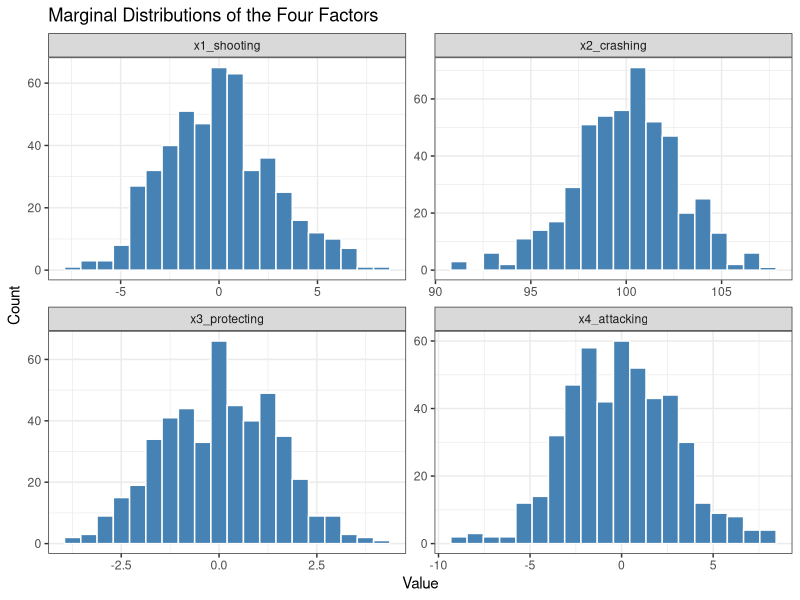
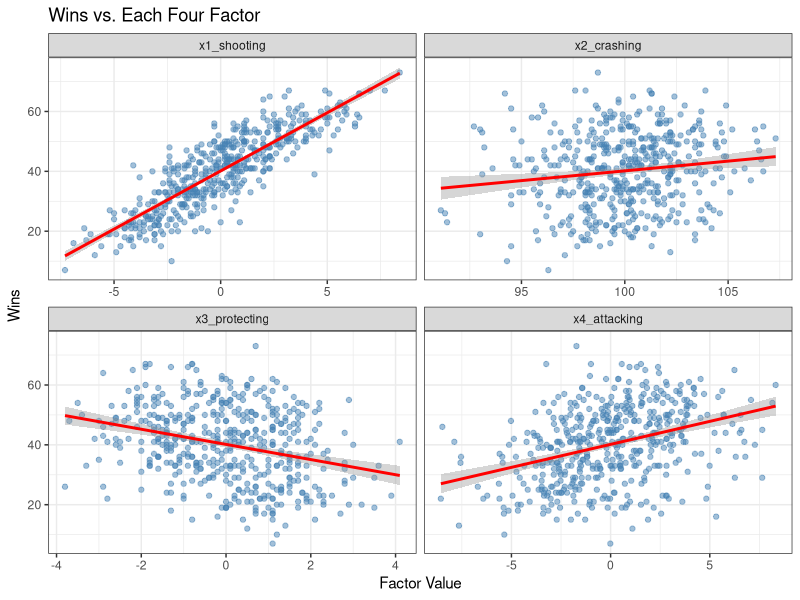
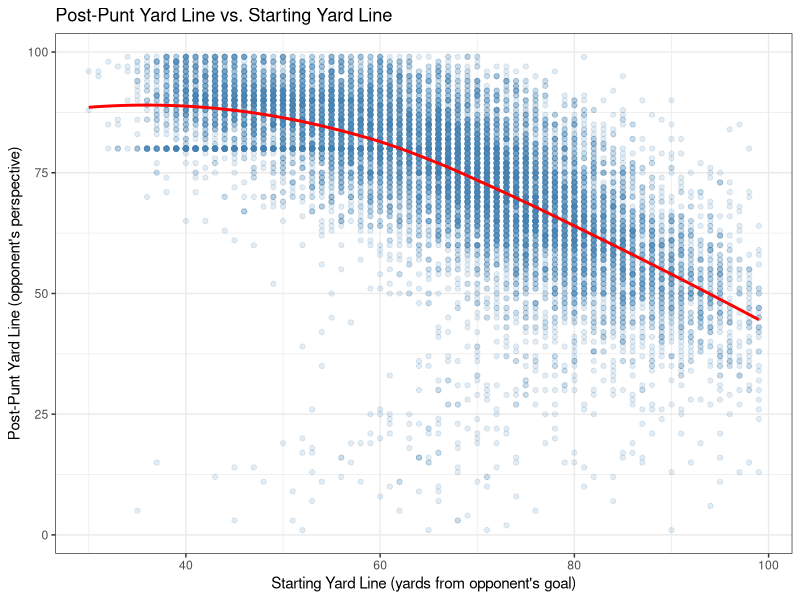
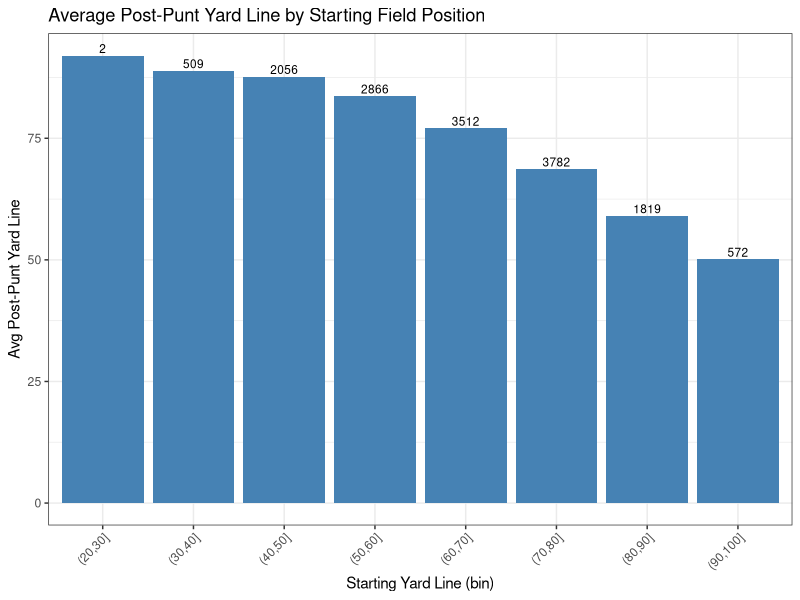
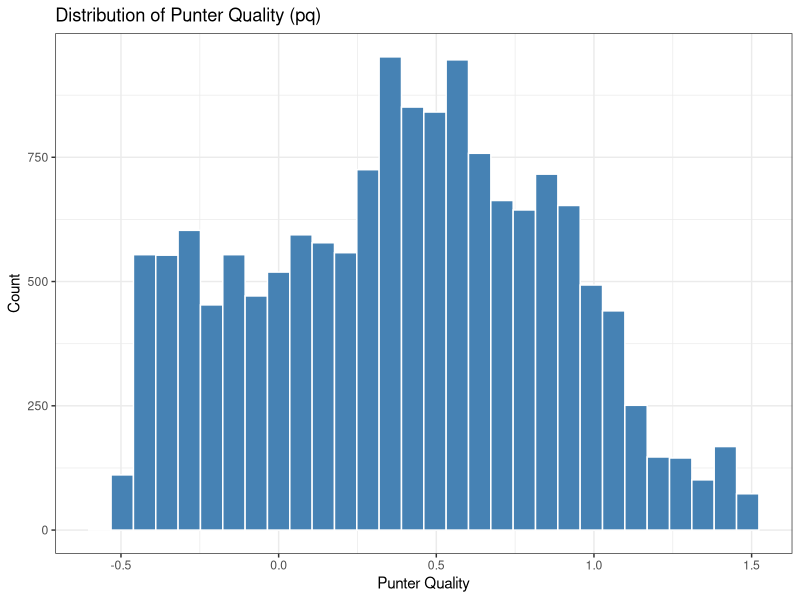
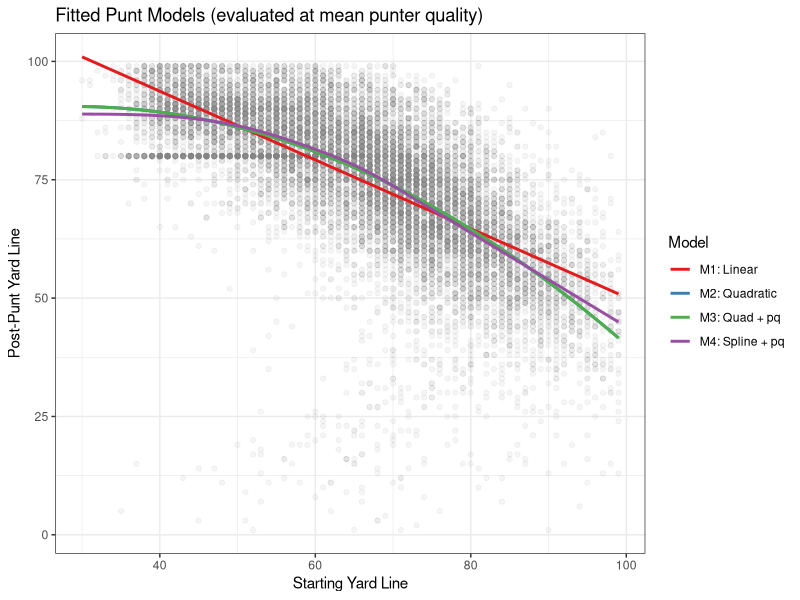
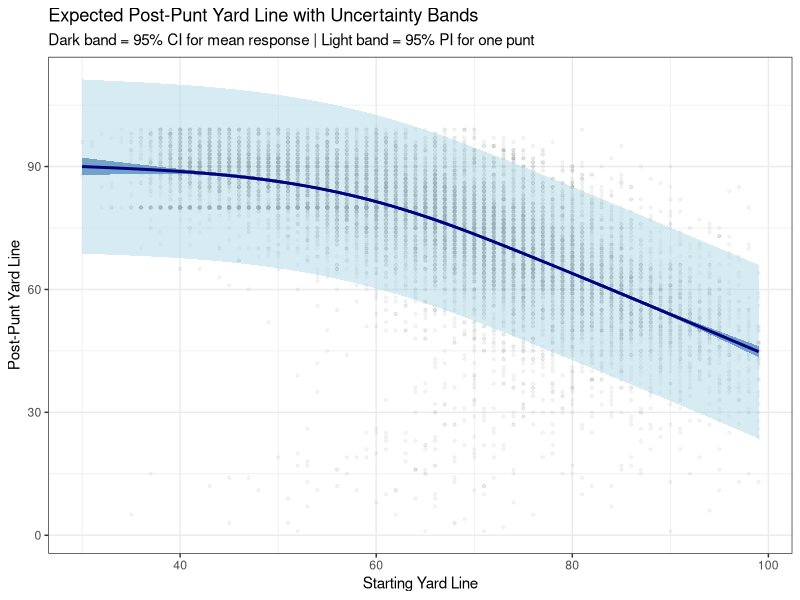
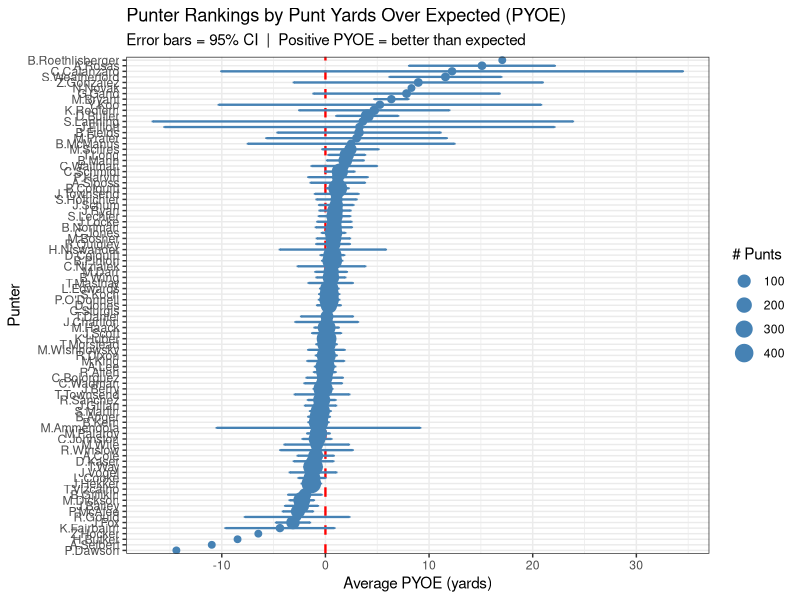

Write the R code that produced these figures, in order.
library(ggplot2)
library(tidyverse)
library(splines)
set.seed(3)

nba_four_factors <- read_csv("02_nba-four-factors.csv")
punts            <- read_csv("02_punts.csv")

# Fix: rename the column, then flip its sign with mutate()
nba <- nba_four_factors %>%
  rename(
    wins          = W,
    x1_shooting   = `Shooting Factor`,
    x2_crashing   = `Crashing Factor`,
    x3_protecting = `Protecting Factor`,
    x4_attacking  = `Attacking Factor`
  ) %>%
  mutate(x3_protecting = -x3_protecting)

# x3 = opp TOV% - TOV%; the CSV stores TOV% - opp TOV%, so we negate so that
# larger x3 = fewer own turnovers = better (consistent with the other factors).

# TASK 1: Get to know the data

# Summary statistics: mean, sd, min, max
summary_stats <- nba %>%
  select(wins, x1_shooting, x2_crashing, x3_protecting, x4_attacking) %>%
  pivot_longer(everything(), names_to = "variable", values_to = "value") %>%
  group_by(variable) %>%
  summarise(
    mean = mean(value, na.rm = TRUE),
    sd   = sd(value,   na.rm = TRUE),
    min  = min(value,  na.rm = TRUE),
    max  = max(value,  na.rm = TRUE),
    .groups = "drop"
  )
cat("=== Task 1: Summary Statistics ===\n")
print(summary_stats)

# Marginal distributions of each explanatory variable
nba %>%
  select(x1_shooting, x2_crashing, x3_protecting, x4_attacking) %>%
  pivot_longer(everything(), names_to = "factor", values_to = "value") %>%
  ggplot(aes(x = value)) +
  geom_histogram(bins = 20, fill = "steelblue", color = "white") +
  facet_wrap(~factor, scales = "free") +
  labs(title = "Marginal Distributions of the Four Factors",
       x = "Value", y = "Count") +
  theme_bw()
ggsave("nba_marginal_distributions.png", width = 10, height = 8)

# Scatterplots: wins vs. each factor
nba %>%
  select(wins, x1_shooting, x2_crashing, x3_protecting, x4_attacking) %>%
  pivot_longer(-wins, names_to = "factor", values_to = "value") %>%
  ggplot(aes(x = value, y = wins)) +
  geom_point(alpha = 0.5, color = "steelblue") +
  geom_smooth(method = "lm", se = TRUE, color = "red") +
  facet_wrap(~factor, scales = "free_x") +
  labs(title = "Wins vs. Each Four Factor",
       x = "Factor Value", y = "Wins") +
  theme_bw()
ggsave("nba_wins_scatterplots.png", width = 10, height = 8)

# Pairwise correlations among explanatory variables
cor_predictors <- nba %>%
  select(x1_shooting, x2_crashing, x3_protecting, x4_attacking) %>%
  cor()
cat("\nCorrelation matrix among the four factors:\n")
print(round(cor_predictors, 3))

# Correlations with wins (to identify strongest predictors before modeling)
cor_with_wins <- nba %>%
  select(wins, x1_shooting, x2_crashing, x3_protecting, x4_attacking) %>%
  cor() %>%
  .["wins", ]
cat("\nCorrelations with wins:\n")
print(round(cor_with_wins, 3))
# x1_shooting typically has the highest correlation → most strongly related to wins

# TASK 2: Model the data

model_orig <- lm(wins ~ x1_shooting + x2_crashing + x3_protecting + x4_attacking,
                 data = nba)
cat("\n=== Task 2: Original Model Summary ===\n")
print(summary(model_orig))

cat("\nFitted coefficients:\n")
print(coef(model_orig))
# All four x's are defined so larger = better, so all β estimates should be positive.

# TASK 3: Standardize the predictors

nba <- nba %>%
  mutate(
    z1 = (x1_shooting   - mean(x1_shooting))   / sd(x1_shooting),
    z2 = (x2_crashing   - mean(x2_crashing))   / sd(x2_crashing),
    z3 = (x3_protecting - mean(x3_protecting)) / sd(x3_protecting),
    z4 = (x4_attacking  - mean(x4_attacking))  / sd(x4_attacking)
  )

model_std <- lm(wins ~ z1 + z2 + z3 + z4, data = nba)
cat("\n=== Task 3: Standardized Model Summary ===\n")
print(summary(model_std))

# Rank factors by absolute standardized coefficient (drop intercept)
std_coefs <- coef(model_std)[-1]
cat("\nFactors ranked by |standardized coefficient|:\n")
print(sort(abs(std_coefs), decreasing = TRUE))


# Compare fitted values: original vs. standardized model
max_diff <- max(abs(fitted(model_orig) - fitted(model_std)))
cat("\nMax absolute difference in fitted values (orig vs std):", round(max_diff, 10), "\n")
# TASK 4: Quantify uncertainty

n <- nrow(nba)
p <- length(coef(model_orig))   # 5 (intercept + 4 factors)
rss <- sum(residuals(model_orig)^2)
sigma_hat <- sqrt(rss / (n - p))
cat("\n=== Task 4: Uncertainty ===\n")
cat("Residual standard error (sigma-hat):", round(sigma_hat, 3), "wins\n")
# Interpretation: on average, the model's win predictions are off by ~sigma wins.

cat("\n95% Confidence Intervals for Coefficients:\n")
print(confint(model_orig))
# Factors whose CI excludes 0 have effects clearly distinguishable from zero.
# x1_shooting and x3_protecting typically have the clearest non-zero effects.
# x2_crashing and x4_attacking may span zero → more uncertain.

# Choose one team: use first row
chosen_team <- nba[1, ]
cat("\nChosen team:", chosen_team$TEAM, "\n")
cat("Actual wins:", chosen_team$wins, "\n")

new_obs <- chosen_team %>%
  select(x1_shooting, x2_crashing, x3_protecting, x4_attacking)

# (a) Point prediction
pt_pred <- predict(model_orig, newdata = new_obs)
cat("(a) Point prediction:", round(pt_pred, 2), "wins\n")

# (b) 95% CI for expected wins (uncertainty in the mean response)
ci_result <- predict(model_orig, newdata = new_obs,
                     interval = "confidence", level = 0.95)
cat("(b) 95% CI for expected wins:\n")
print(round(ci_result, 2))

# (c) 95% Prediction Interval for actual wins (accounts for individual variability)
pi_result <- predict(model_orig, newdata = new_obs,
                     interval = "prediction", level = 0.95)
cat("(c) 95% Prediction Interval for actual wins:\n")
print(round(pi_result, 2))
# The PI is always wider than the CI because it accounts for both uncertainty
# in the fitted mean AND the irreducible variability of a single season (sigma^2).


# TASK 5: Out-of-sample prediction

set.seed(3)
n_train   <- floor(0.7 * nrow(nba))
train_idx <- sample(seq_len(nrow(nba)), n_train)
train_nba <- nba[train_idx, ]
test_nba  <- nba[-train_idx, ]

model_orig_train <- lm(wins ~ x1_shooting + x2_crashing + x3_protecting + x4_attacking,
                       data = train_nba)
model_std_train  <- lm(wins ~ z1 + z2 + z3 + z4,
                       data = train_nba)

rmse <- function(actual, predicted) sqrt(mean((actual - predicted)^2))

rmse_orig <- rmse(test_nba$wins, predict(model_orig_train, newdata = test_nba))
rmse_std  <- rmse(test_nba$wins, predict(model_std_train,  newdata = test_nba))

cat("\n=== Task 5: Out-of-Sample RMSE ===\n")
cat("Test RMSE — Original model:     ", round(rmse_orig, 3), "\n")
cat("Test RMSE — Standardized model: ", round(rmse_std,  3), "\n")
# Both models span the same column space, so test RMSE is identical.
# Standardizing predictors changes how coefficients are expressed, not what the
# model fits. Neither model "predicts better" — they are mathematically equivalent.

# SECTION 2.2: EXPECTED OUTCOME OF A PUNT

punts <- punts %>%
  rename(y = next_ydl)   # y = opponent yard line after punt

# TASK 1: Explore the data


# y vs. ydl scatter with loess smoother
ggplot(punts, aes(x = ydl, y = y)) +
  geom_point(alpha = 0.15, color = "steelblue") +
  geom_smooth(method = "loess", se = FALSE, color = "red", linewidth = 1) +
  labs(title = "Post-Punt Yard Line vs. Starting Yard Line",
       x = "Starting Yard Line (yards from opponent's goal)",
       y = "Post-Punt Yard Line (opponent's perspective)") +
  theme_bw()
ggsave("punt_scatter.png", width = 8, height = 6)
# Shape: roughly linear but flattens/bends as the punter approaches the opponent's
# end zone — the ball can't go through the end zone (touchback at ~20 yards).

# Binned averages by starting field position
punts <- punts %>%
  mutate(ydl_bin = cut(ydl, breaks = seq(0, 100, by = 10), include.lowest = TRUE))

bin_avg <- punts %>%
  group_by(ydl_bin) %>%
  summarise(avg_y = mean(y), n = n(), .groups = "drop")

ggplot(bin_avg, aes(x = ydl_bin, y = avg_y)) +
  geom_col(fill = "steelblue") +
  geom_text(aes(label = n), vjust = -0.3, size = 3) +
  labs(title = "Average Post-Punt Yard Line by Starting Field Position",
       x = "Starting Yard Line (bin)", y = "Avg Post-Punt Yard Line") +
  theme_bw() +
  theme(axis.text.x = element_text(angle = 45, hjust = 1))
ggsave("punt_binned_avg.png", width = 8, height = 6)

# Distribution of punter quality
ggplot(punts, aes(x = pq)) +
  geom_histogram(bins = 30, fill = "steelblue", color = "white") +
  labs(title = "Distribution of Punter Quality (pq)",
       x = "Punter Quality", y = "Count") +
  theme_bw()
ggsave("punt_pq_dist.png", width = 6, height = 4)

cat("\n=== Punt Task 1: Punter Quality Summary ===\n")
print(summary(punts$pq))

# TASK 2: Fit competing models


set.seed(3)
n_train_p   <- floor(0.8 * nrow(punts))
train_idx_p <- sample(seq_len(nrow(punts)), n_train_p)
train_p     <- punts[train_idx_p, ]
test_p      <- punts[-train_idx_p, ]

# M1: Linear in ydl only
m1 <- lm(y ~ ydl, data = train_p)

# M2: Quadratic in ydl only
m2 <- lm(y ~ ydl + I(ydl^2), data = train_p)

# M3: Quadratic in ydl + punter quality
m3 <- lm(y ~ ydl + I(ydl^2) + pq, data = train_p)

# M4: Natural cubic spline in ydl + punter quality
m4 <- lm(y ~ ns(ydl, df = 6) + pq, data = train_p)

# Test-set RMSE for model selection
rmse_p <- function(model, newdata, actual) {
  sqrt(mean((actual - predict(model, newdata = newdata))^2))
}

cat("\n=== Punt Task 2: Model Test-Set RMSE ===\n")
cat("M1 Linear:             ", round(rmse_p(m1, test_p, test_p$y), 4), "\n")
cat("M2 Quadratic:          ", round(rmse_p(m2, test_p, test_p$y), 4), "\n")
cat("M3 Quadratic + pq:     ", round(rmse_p(m3, test_p, test_p$y), 4), "\n")
cat("M4 Spline + pq:        ", round(rmse_p(m4, test_p, test_p$y), 4), "\n")
# Adding pq improves prediction because punter skill is a real predictor of outcomes.

# Visualize fitted curves (evaluated at mean pq)
mean_pq  <- mean(punts$pq)
ydl_grid <- data.frame(ydl = seq(min(punts$ydl), max(punts$ydl), length.out = 300),
                        pq  = mean_pq)

ydl_grid <- ydl_grid %>%
  mutate(
    m1_fit = predict(m1, newdata = ydl_grid),
    m2_fit = predict(m2, newdata = ydl_grid),
    m3_fit = predict(m3, newdata = ydl_grid),
    m4_fit = predict(m4, newdata = ydl_grid)
  ) %>%
  pivot_longer(cols = ends_with("_fit"), names_to = "model", values_to = "fit") %>%
  mutate(model = recode(model,
    m1_fit = "M1: Linear",
    m2_fit = "M2: Quadratic",
    m3_fit = "M3: Quad + pq",
    m4_fit = "M4: Spline + pq"
  ))

ggplot() +
  geom_point(data = punts, aes(x = ydl, y = y), alpha = 0.08, color = "gray50") +
  geom_line(data = ydl_grid, aes(x = ydl, y = fit, color = model), linewidth = 1) +
  scale_color_brewer(palette = "Set1") +
  labs(title = "Fitted Punt Models (evaluated at mean punter quality)",
       x = "Starting Yard Line", y = "Post-Punt Yard Line", color = "Model") +
  theme_bw()
ggsave("punt_fitted_curves.png", width = 10, height = 6)

# Best model: refit M4 on full data
best_punt_model <- lm(y ~ ns(ydl, df = 6) + pq, data = punts)
cat("\n--- Best Punt Model: Spline + pq (full data) ---\n")
print(summary(best_punt_model))
pq_coef <- coef(best_punt_model)["pq"]
cat(sprintf(
  "\nInterpretation of pq coefficient: a 1-unit increase in punter quality\nchanges expected post-punt opponent yard line by %.3f yards, holding ydl fixed.\n",
  pq_coef
))
# Negative pq coefficient → better punters pin the opponent deeper (smaller yard line = better).

# TASK 3: Visualize uncertainty in the punt model

pred_grid <- data.frame(ydl = seq(min(punts$ydl), max(punts$ydl), length.out = 300),
                        pq  = mean_pq)

ci_df <- predict(best_punt_model, newdata = pred_grid,
                 interval = "confidence", level = 0.95) %>%
  as.data.frame() %>%
  bind_cols(pred_grid)

pi_df <- predict(best_punt_model, newdata = pred_grid,
                 interval = "prediction", level = 0.95) %>%
  as.data.frame() %>%
  bind_cols(pred_grid)

ggplot() +
  geom_point(data = punts, aes(x = ydl, y = y),
             alpha = 0.08, color = "gray50", size = 0.8) +
  geom_ribbon(data = pi_df, aes(x = ydl, ymin = lwr, ymax = upr),
              fill = "lightblue", alpha = 0.5) +
  geom_ribbon(data = ci_df, aes(x = ydl, ymin = lwr, ymax = upr),
              fill = "steelblue", alpha = 0.7) +
  geom_line(data = ci_df, aes(x = ydl, y = fit),
            color = "navy", linewidth = 1) +
  labs(
    title    = "Expected Post-Punt Yard Line with Uncertainty Bands",
    subtitle = "Dark band = 95% CI for mean response | Light band = 95% PI for one punt",
    x = "Starting Yard Line", y = "Post-Punt Yard Line"
  ) +
  theme_bw()
ggsave("punt_uncertainty_bands.png", width = 10, height = 6)
# CI is narrow — uncertainty in the fitted mean shrinks with more data.
# PI is much wider — it must also capture sigma, the punt-to-punt variability.
# Model is most uncertain near very short or very long yard lines (sparse data).


# TASK 4: Punt Yards Over Expected (PYOE)



# Positive PYOE = punt held opponent to a shorter field position than expected
# (i.e., better-than-expected punt for the kicking team).

punts <- punts %>%
  mutate(
    y_hat = predict(best_punt_model, newdata = punts),
    PYOE  = y_hat - y
  )

punter_summary <- punts %>%
  group_by(punter) %>%
  summarise(
    avg_PYOE = mean(PYOE),
    n_punts  = n(),
    se_PYOE  = sd(PYOE) / sqrt(n()),
    .groups  = "drop"
  ) %>%
  mutate(
    lower_95 = avg_PYOE - 1.96 * se_PYOE,
    upper_95 = avg_PYOE + 1.96 * se_PYOE
  ) %>%
  arrange(desc(avg_PYOE))

cat("\n=== Punt Task 4: Punter Rankings by Average PYOE ===\n")
print(punter_summary)
# Punters with lower_95 > 0 are clearly above average (CI excludes zero).
# Punters with few punts have wide CIs → rankings are unreliable.

# Visualize punter rankings with uncertainty intervals
punter_summary %>%
  mutate(punter = fct_reorder(punter, avg_PYOE)) %>%
  ggplot(aes(x = avg_PYOE, y = punter)) +
  geom_vline(xintercept = 0, linetype = "dashed", color = "red", linewidth = 0.8) +
  geom_errorbarh(aes(xmin = lower_95, xmax = upper_95),
                 height = 0.3, color = "steelblue", linewidth = 0.8) +
  geom_point(aes(size = n_punts), color = "steelblue") +
  scale_size_continuous(name = "# Punts", range = c(2, 6)) +
  labs(
    title    = "Punter Rankings by Punt Yards Over Expected (PYOE)",
    subtitle = "Error bars = 95% CI  |  Positive PYOE = better than expected",
    x = "Average PYOE (yards)", y = "Punter"
  ) +
  theme_bw()
ggsave("punt_rankings.png", width = 10, height = 8)

# FINAL REFLECTION (printed to console for reference)


cat("
=== Final Reflection ===

1. Adding columns to the design matrix expands the column space, allowing the model
   to fit more complex patterns — e.g., going from a line to a curve to a spline.

2. Extra flexibility helped when the true relationship was nonlinear (punt outcome
   vs. yard line), where the quadratic and spline models captured the touchback
   constraint that the linear model missed.

3. Extra flexibility can hurt when it overfits noise — especially with small samples
   or in regions with sparse data — leading to worse out-of-sample prediction.

4. sigma-hat tells you the typical magnitude of model errors in the outcome's units
   (wins for the NBA model, opponent yards for the punt model). It is the 'noise
   floor' the model cannot explain.

5. A prediction interval is wider than a confidence interval because the CI only
   captures uncertainty about the mean response E[y|x], while the PI also includes
   the irreducible individual variability sigma^2 around that mean.

6. One ranking to be cautious about: punters with few punts in the dataset. Their
   average PYOE has high variance (large SE), so their ranking could shift
   substantially with more data. The CI reflects this instability.
")
